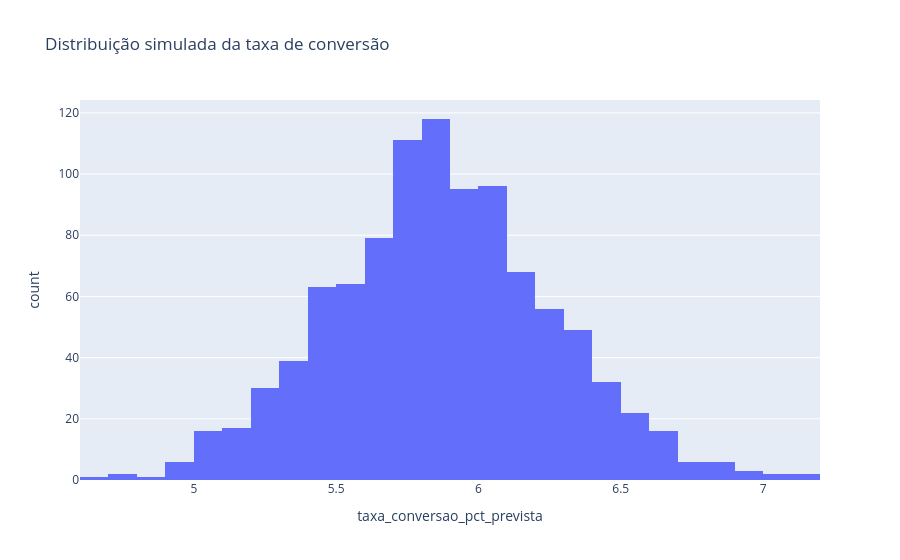

Notebook cell for this chart:
### Code cell
fig = px.histogram(
    pd.DataFrame({"taxa_conversao_pct_prevista": previsoes}),
    x="taxa_conversao_pct_prevista",
    nbins=30,
    title="Distribuição simulada da taxa de conversão",
)
fig.show()

### Figure 1 — Plotly figure (JSON) as saved in the notebook; plotly's stock layout.template omitted (floating-point values rounded to 4 significant figures; data arrays with more than 128 entries replaced by an {"elided": "..."} marker saying what was removed)
{"data": [{"bingroup": "x", "hovertemplate": "taxa_conversao_pct_prevista=%{x}<br>count=%{y}<extra></extra>", "legendgroup": "", "marker": {"color": "#636efa", "pattern": {"shape": ""}}, "name": "", "nbinsx": 30, "orientation": "v", "showlegend": false, "type": "histogram", "x": {"elided": "1000 float values"}, "xaxis": "x", "yaxis": "y"}], "layout": {"barmode": "relative", "legend": {"tracegroupgap": 0}, "title": {"text": "Distribuição simulada da taxa de conversão"}, "xaxis": {"anchor": "y", "domain": [0, 1], "title": {"text": "taxa_conversao_pct_prevista"}}, "yaxis": {"anchor": "x", "domain": [0, 1], "title": {"text": "count"}}}}
